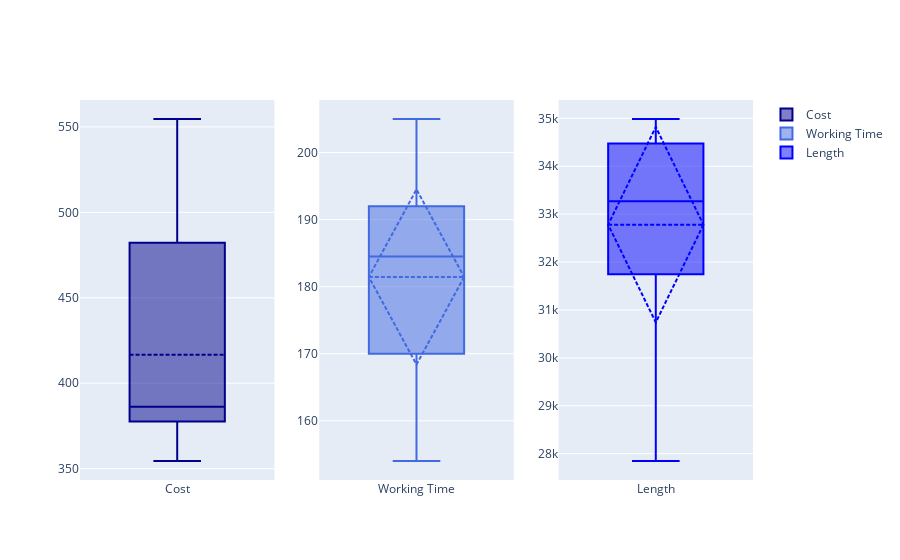

Write notebook code for a chart like this one.
### Code cell
import plotly.graph_objects as go
from plotly.subplots import make_subplots

fig = make_subplots(1,3)

fig.add_trace(go.Box(
    y=df_sim['cost'],
    name='Cost',
    marker_color='darkblue',
    boxmean=True # represent mean
),1,1)
fig.add_trace(go.Box(
    y=df_sim['working_time'],
    name='Working Time',
    marker_color='royalblue',
    boxmean='sd' # represent mean and standard deviation
),1,2)
fig.add_trace(go.Box(
    y=df_sim['dist'],
    name='Length',
    marker_color='blue',
    boxmean='sd' # represent mean and standard deviation
),1,3)

fig.show()

### Figure 1 — Plotly figure (JSON) as saved in the notebook; plotly's stock layout.template omitted (floating-point values rounded to 4 significant figures)
{"data": [{"boxmean": true, "marker": {"color": "darkblue"}, "name": "Cost", "type": "box", "xaxis": "x", "y": [389.7, 389.7, 368.6, 372.6, 390.7, 387.7, 388.7, 552.6, 385.7, 513.4, 528.5, 385.7, 378.6, 387.7, 368.6, 374.6, 466.2, 384.7, 379.6, 501.3, 483.2, 371.6, 509.4, 362.6, 388.7, 554.6, 377.6, 512.4, 377.6, 370.6, 382.7, 487.3, 489.3, 486.3, 354.5, 386.7, 545.6, 482.2, 390.7, 362.6, 357.5, 356.5, 479.2, 378.6, 390.7, 385.7, 381.7, 384.7, 383.7, 365.6], "yaxis": "y"}, {"boxmean": "sd", "marker": {"color": "royalblue"}, "name": "Working Time", "type": "box", "xaxis": "x2", "y": [182, 195, 184, 193, 199, 205, 189, 170, 183, 163, 170, 184, 180, 193, 188, 196, 159, 192, 185, 159, 161, 181, 161, 183, 187, 176, 192, 169, 190, 192, 192, 157, 160, 166, 181, 192, 173, 154, 184, 185, 189, 187, 157, 186, 184, 198, 189, 197, 189, 191], "yaxis": "y2"}, {"boxmean": "sd", "marker": {"color": "blue"}, "name": "Length", "type": "box", "xaxis": "x3", "y": [34872, 34862, 33025, 33309, 34924, 34703, 34791, 33052, 34488, 30698, 31592, 34528, 33874, 34690, 33020, 33503, 27847, 34420, 33960, 29991, 28900, 33232, 30465, 32430, 34817, 33141, 33793, 30629, 33837, 33184, 34238, 29158, 29240, 29089, 31744, 34629, 32614, 28835, 34958, 32412, 31966, 31883, 28622, 33903, 34986, 34472, 34183, 34447, 34323, 32720], "yaxis": "y3"}], "layout": {"autosize": true, "xaxis": {"anchor": "y", "autorange": true, "domain": [0, 0.2889], "range": [-0.5, 0.5], "type": "category"}, "xaxis2": {"anchor": "y2", "autorange": true, "domain": [0.3556, 0.6444], "range": [-0.5, 0.5], "type": "category"}, "xaxis3": {"anchor": "y3", "autorange": true, "domain": [0.7111, 1], "range": [-0.5, 0.5], "type": "category"}, "yaxis": {"anchor": "x", "autorange": true, "domain": [0, 1], "range": [343.4, 565.8], "type": "linear"}, "yaxis2": {"anchor": "x2", "autorange": true, "domain": [0, 1], "range": [151.2, 207.8], "type": "linear"}, "yaxis3": {"anchor": "x3", "autorange": true, "domain": [0, 1], "range": [27450.0, 35380.0], "type": "linear"}}}
